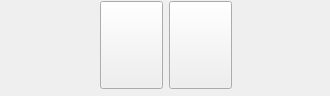
                 <widget class="QWidget" name="srcMainJ1">
                  <property name="geometry">
                   <rect>
                    <x>0</x>
                    <y>0</y>
                    <width>330</width>
                    <height>96</height>
                   </rect>
                  </property>
                  <widget class="QWidget" name="layoutWidget">
                   <property name="geometry">
                    <rect>
                     <x>10</x>
                     <y>0</y>
                     <width>311</width>
                     <height>90</height>
                    </rect>
                   </property>
                   <layout class="QHBoxLayout" name="horizontalLayout">
                    <item>
                     <spacer name="horizontalSpacer_5">
                      <property name="orientation">
                       <enum>Qt::Horizontal</enum>
                      </property>
                      <property name="sizeHint" stdset="0">
                       <size>
                        <width>40</width>
                        <height>20</height>
                       </size>
                      </property>
                     </spacer>
                    </item>
                    <item>
                     <widget class="QPushButton" name="btnCarteGJ1">
                      <property name="minimumSize">
                       <size>
                        <width>63</width>
                        <height>88</height>
                       </size>
                      </property>
                      <property name="maximumSize">
                       <size>
                        <width>63</width>
                        <height>88</height>
                       </size>
                      </property>
                      <property name="cursor">
                       <cursorShape>PointingHandCursor</cursorShape>
                      </property>
                      <property name="text">
                       <string/>
                      </property>
                     </widget>
                    </item>
                    <item>
                     <widget class="QPushButton" name="btnCarteDJ1">
                      <property name="minimumSize">
                       <size>
                        <width>63</width>
                        <height>88</height>
                       </size>
                      </property>
                      <property name="maximumSize">
                       <size>
                        <width>63</width>
                        <height>88</height>
                       </size>
                      </property>
                      <property name="cursor">
                       <cursorShape>PointingHandCursor</cursorShape>
                      </property>
                      <property name="text">
                       <string/>
                      </property>
                      <property name="iconSize">
                       <size>
                        <width>63</width>
                        <height>88</height>
                       </size>
                      </property>
                     </widget>
                    </item>
                    <item>
                     <spacer name="horizontalSpacer_6">
                      <property name="orientation">
                       <enum>Qt::Horizontal</enum>
                      </property>
                      <property name="sizeHint" stdset="0">
                       <size>
                        <width>40</width>
                        <height>20</height>
                       </size>
                      </property>
                     </spacer>
                    </item>
                   </layout>
                  </widget>
                 </widget>
